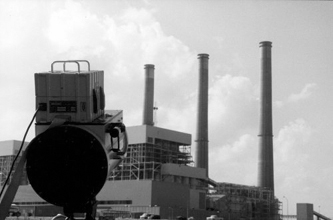
#> input picture data/raw/testing/1322.jpg, 333 x 220 px, given in place of 0.jpg, which was not available
$ python __main__.py
#> lines starting #> are read from the running program, lines starting #| are printed output that depends on the picture; pictures that were not available may be replaced by others from this repository, and a replacement may not be noted
### src/image_classification_comparison/run1.py
import os
import math
import imageio.v3 as iio
import numpy as np
import PIL.Image as Pillow
import json
import logging
from image_classification_comparison.constants import CATEGORIES, TRAINING_DATA_FOLDER_PATH, TESTING_DATA_FOLDER_PATH


TRAINING_VECTORS_FOLDER_PATH = os.path.join("data", "processed", "run1", "training")
TINY_IMG_SIZE = 16
TRAINING_IMG_PER_CATEGORY = 80
SIZE_SQUARED = int(math.pow(TINY_IMG_SIZE, 2))
K = 49
RESULTS_OUTPUT_FILE_PATH = os.path.join("outputs", "predictions", "run1.txt")


# Convert an image to a vector
def __extract_tiny_image_feature(image) -> np.ndarray:
    image.astype(dtype=float)
    result = __crop_to_square(image)
    result = __downscale(result)
    result = __concatenate(result)
    result = __zero_mean(result)
    result = __unit_length(result)
    return result


# Crops an image to a square, about the center
def __crop_to_square(img: np.ndarray) -> np.ndarray:
    height = img.shape[0]
    width = img.shape[1]
    w_diff = max(width - height, 0)
    h_diff = max(height - width, 0)
    half_w_diff = w_diff / 2.0
    half_h_diff = h_diff / 2.0
    # Set bounds
    left = math.floor(half_w_diff)
    right = width - (math.ceil(half_w_diff))
    up = math.floor(half_h_diff)
    down = height - (math.ceil(half_h_diff))
    # Crop
    new_img = img[up:down, left:right]
    return new_img


# Downscales image to 16x16
def __downscale(img) -> np.ndarray:
    global TINY_IMG_SIZE
    pillow_img = Pillow.fromarray(img)
    pillow_img = pillow_img.resize((TINY_IMG_SIZE, TINY_IMG_SIZE))
    return np.array(pillow_img)


# Flattens 2D array to 1D array
def __concatenate(arr: np.ndarray) -> np.ndarray:
    arr = arr.flatten()
    return arr


# Sets mean of array to 0
def __zero_mean(arr: np.ndarray) -> np.ndarray:
    # Get current mean
    mean = np.mean(arr)
    # Subtract mean from each value
    new_arr = np.subtract(arr, mean)
    return new_arr


# Converts vector to unit vector
def __unit_length(arr: np.ndarray):
    length = np.linalg.norm(arr)
    arr = arr / length
    return arr


# Imports all vectors of training images, with categories
# [47 lines left out: functions __import_vectors, __categorise, __vector_distance, not called in this run]


def extract_training_data_features():
    logging.info("extracting features from training data for run1...")

    # create required folders if they don't exist
    os.makedirs(TRAINING_VECTORS_FOLDER_PATH, exist_ok=True)

    for category in CATEGORIES:
        file_path = os.path.join(TRAINING_VECTORS_FOLDER_PATH, category + '.txt')
        with open(file_path, 'w') as file:
            for i in range(0, TRAINING_IMG_PER_CATEGORY):

                image_path = os.path.join(TRAINING_DATA_FOLDER_PATH, category, str(i) + ".jpg")
                image = iio.imread(image_path)

                vector = __extract_tiny_image_feature(image)

                # store extracted features
                file.write(str(vector.tolist()))
                file.write('\n')

    logging.info("training data for run1 processed")


# [60 lines left out: functions __test_run1, __do_run1, __test_k_accuracy, tune_k_value, categorise_testing_data, not called in this run]

### src/image_classification_comparison/__main__.py
import logging
import image_classification_comparison.run1 as run1
import image_classification_comparison.run2 as run2
import image_classification_comparison.run3 as run3

logging.basicConfig(level=logging.INFO, format="|%(asctime)s|%(name)s|%(levelname)s| %(message)s")


def main():

    # ==RUN1==
    run1.extract_training_data_features()
#> in extract_training_data_features, image is the input picture: shape (220, 333); min 0, max 255, mean 156.5
#> in __crop_to_square, `new_img = img[up:down, left:right]`:
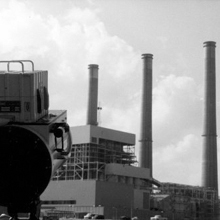
#> new_img: shape (220, 220); min 0, max 255, mean 147.6
#> in __downscale, `pillow_img = pillow_img.resize((TINY_IMG_SIZE, TINY_IMG_SIZE))`:
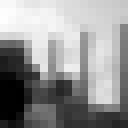
#> pillow_img: PIL image 16x16 L (shown 8 times larger); min 0, max 254, mean 147.2
#> in __concatenate, `arr = arr.flatten()`: arr = 256 values, max 254 at index 32, min 0 at index 161, mean 147.2
#> in __extract_tiny_image_feature, `result = __concatenate(result)`: result has the same summary as arr in __concatenate
#> in __zero_mean, `mean = np.mean(arr)`: mean = 147.2
#> in __zero_mean, `new_arr = np.subtract(arr, mean)`: new_arr = 256 values, max 106.8 at index 32, min -147.2 at index 161, mean 0
#> in __extract_tiny_image_feature, `result = __zero_mean(result)`: result has the same summary as new_arr in __zero_mean
#> in __unit_length, `length = np.linalg.norm(arr)`: length = 1292.8
#> in __unit_length, `arr = arr / length`: arr = 256 values, max 0.0826 at index 32, min -0.114 at index 161, mean 0
#> in __extract_tiny_image_feature, `result = __unit_length(result)`: result has the same summary as arr in __unit_length
#> in extract_training_data_features, `vector = __extract_tiny_image_feature(image)`: vector has the same summary as arr in __unit_length
    # run1.tune_k_value()
    run1.categorise_testing_data()

    # ==RUN2==
    run2.train_model()
    run2.categorise_testing_data()

    # ==RUN3==
    run3.create_training_dataset()
    # run3.find_best_svm_params()  # TAKES AGES TO DO
    run3.test_model()
    run3.create_testing_dataset()
    run3.predict_testing_dataset()
    # run3.create_predicted_testing_directory()

    pass


if __name__ == "__main__":
#> (the run stopped early here; a loop or call above may not have finished)

$ run again, on data/raw/training/Coast/12.jpg
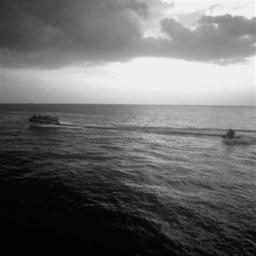
#> input picture data/raw/training/Coast/12.jpg, 256 x 256 px, given in place of 0.jpg, which was not available
#> in extract_training_data_features, image is the input picture: shape (256, 256); min 0, max 255, mean 107.2
#> in __downscale, `pillow_img = pillow_img.resize((TINY_IMG_SIZE, TINY_IMG_SIZE))`:
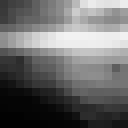
#> pillow_img: PIL image 16x16 L (shown 8 times larger); min 2, max 242, mean 107.2
#> in __concatenate, `arr = arr.flatten()`: arr = 256 values, max 242 at index 72, min 2 at index 224, mean 107.2
#> in __extract_tiny_image_feature, `result = __concatenate(result)`: result has the same summary as arr in __concatenate
#> mean = 107.2
#> new_arr = 256 values, max 134.8 at index 72, min -105.2 at index 224, mean 0
#> in __extract_tiny_image_feature, `result = __zero_mean(result)`: result has the same summary as new_arr in __zero_mean
#> length = 1164.1
#> in __unit_length, `arr = arr / length`: arr = 256 values, max 0.116 at index 72, min -0.0903 at index 224, mean 6.94e-18
#> in __extract_tiny_image_feature, `result = __unit_length(result)`: result has the same summary as arr in __unit_length
#> vector has the same summary as arr in __unit_length

$ run again, on data/raw/training/Coast/17.jpg
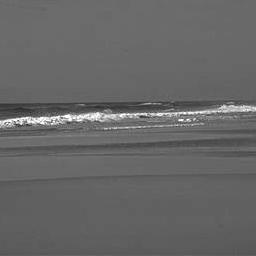
#> input picture data/raw/training/Coast/17.jpg, 256 x 256 px, given in place of 0.jpg, which was not available
#> in extract_training_data_features, image is the input picture: shape (256, 256); min 37, max 255, mean 102.4
#> in __downscale, `pillow_img = pillow_img.resize((TINY_IMG_SIZE, TINY_IMG_SIZE))`:
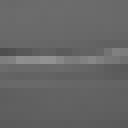
#> pillow_img: PIL image 16x16 L (shown 8 times larger); min 78, max 146, mean 102.5
#> in __concatenate, `arr = arr.flatten()`: arr = 256 values, max 146 at index 117, min 78 at index 96, mean 102.5
#> in __extract_tiny_image_feature, `result = __concatenate(result)`: result has the same summary as arr in __concatenate
#> mean = 102.5
#> new_arr = 256 values, max 43.54 at index 117, min -24.46 at index 96, mean 0
#> in __extract_tiny_image_feature, `result = __zero_mean(result)`: result has the same summary as new_arr in __zero_mean
#> length = 155.8
#> in __unit_length, `arr = arr / length`: arr = 256 values, max 0.279 at index 117, min -0.157 at index 96, mean 3.47e-18
#> in __extract_tiny_image_feature, `result = __unit_length(result)`: result has the same summary as arr in __unit_length
#> vector has the same summary as arr in __unit_length

$ run again, on data/raw/training/Forest/10.jpg
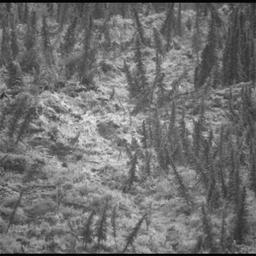
#> input picture data/raw/training/Forest/10.jpg, 256 x 256 px, given in place of 0.jpg, which was not available
#> in extract_training_data_features, image is the input picture: shape (256, 256); min 0, max 242, mean 112
#> in __downscale, `pillow_img = pillow_img.resize((TINY_IMG_SIZE, TINY_IMG_SIZE))`:
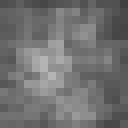
#> pillow_img: PIL image 16x16 L (shown 8 times larger); min 64, max 180, mean 112.6
#> in __concatenate, `arr = arr.flatten()`: arr = 256 values, max 180 at index 117, min 64 at index 15, mean 112.6
#> in __extract_tiny_image_feature, `result = __concatenate(result)`: result has the same summary as arr in __concatenate
#> mean = 112.6
#> new_arr = 256 values, max 67.44 at index 117, min -48.56 at index 15, mean 0
#> in __extract_tiny_image_feature, `result = __zero_mean(result)`: result has the same summary as new_arr in __zero_mean
#> length = 381.4
#> in __unit_length, `arr = arr / length`: arr = 256 values, max 0.177 at index 117, min -0.127 at index 15, mean 0
#> in __extract_tiny_image_feature, `result = __unit_length(result)`: result has the same summary as arr in __unit_length
#> vector has the same summary as arr in __unit_length
